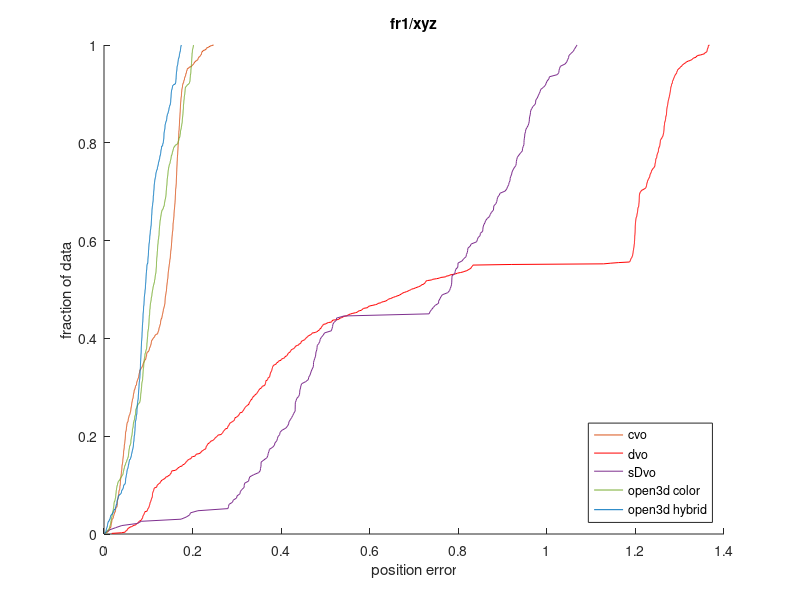

MATLAB code for this plot:
d = 791;

dd = 231;
% read groundtruth
GT_id = fopen('ass_groundtruth_xyz.txt','r'); % xyz
% GT_id = fopen('ass_groundtruth_desk.txt','r'); % desk
% GT_id = fopen('s_dvo_assG_RGB_xyz','r'); % sDvo xyz
% GT_id = fopen('s_dvo_assG_RGB_desk.txt','r'); % sDvo desk
formatSpec = '%f';
sizeA = [8 d];
GT_pose = fscanf(GT_id,formatSpec,sizeA);
GT_pose =GT_pose';
fclose(GT_id);
% read est
Est_id_cvo = fopen('Direct_Quat_xyz_cvo.txt','r'); % xyz
formatSpec = '%f';
Est_pose_cvo = fscanf(Est_id_cvo,formatSpec,sizeA);
Est_pose_cvo = Est_pose_cvo';
fclose(Est_id_cvo);

Est_id_dvo = fopen('Direct_Quat_xyz_dvo.txt','r'); % xyz
Est_pose_dvo = fscanf(Est_id_dvo,formatSpec,sizeA);
Est_pose_dvo = Est_pose_dvo';
fclose(Est_id_dvo);

Est_id_color = fopen('Direct_Quat_xyz_color.txt','r'); % xyz
Est_pose_color = fscanf(Est_id_color,formatSpec,sizeA);
Est_pose_color = Est_pose_color';
fclose(Est_id_color);

Est_id_hybrid = fopen('Direct_Quat_xyz_hybrid.txt','r'); % xyz
Est_pose_hybrid = fscanf(Est_id_hybrid,formatSpec,sizeA);
Est_pose_hybrid = Est_pose_hybrid';
fclose(Est_id_hybrid);

GT_sDvo = fopen('s_dv0_assG_RGB_xyz.txt','r'); % xyz
sizeB = [9 dd];
GT_pose_sDvo = fscanf(GT_sDvo,formatSpec,sizeB);
GT_pose_sDvo =GT_pose_sDvo';
fclose(GT_sDvo);
Est_id_sDvo = fopen('Direct_Quat_xyz_sDvo.txt','r'); % xyz
sizeC = [8 dd];
Est_pose_sDvo = fscanf(Est_id_sDvo,formatSpec,sizeC);
Est_pose_sDvo = Est_pose_sDvo';
fclose(Est_id_sDvo);


ATE_cvo = [];
ATE_dvo = [];
ATE_color = [];
ATE_hybrid = [];
ATE_sDvo = [];

GT = zeros(3,d);
Est_cvo = ones(3,d);
Est_dvo = zeros(3,d);
Est_color = zeros(3,d);
Est_hybrid = zeros(3,d);
Est_sDvo = zeros(3,d);

for i = 1:d
    GT_temp = GT_pose(i,2:4);
    GT(:,i) = GT_temp';
    Est_temp_cvo = Est_pose_cvo(i,2:4);
    Est_cvo(:,i) = Est_temp_cvo';
    ATE_cvo(i) = (GT_temp(1)-Est_temp_cvo(1))^2+(GT_temp(2)-Est_temp_cvo(2))^2+ (GT_temp(3)-Est_temp_cvo(3))^2;
    ATE_cvo(i) = ATE_cvo(i)^0.5;
    
    Est_temp_dvo = Est_pose_dvo(i,2:4);
    Est_dvo(:,i) = Est_temp_dvo';
    ATE_dvo(i) = (GT_temp(1)-Est_temp_dvo(1))^2+(GT_temp(2)-Est_temp_dvo(2))^2+ (GT_temp(3)-Est_temp_dvo(3))^2;
    ATE_dvo(i) = ATE_dvo(i)^0.5;
    
    Est_temp_color = Est_pose_color(i,2:4);
    Est_color(:,i) = Est_temp_color';
    ATE_color(i) = (GT_temp(1)-Est_temp_color(1))^2+(GT_temp(2)-Est_temp_color(2))^2+ (GT_temp(3)-Est_temp_color(3))^2;
    ATE_color(i) = ATE_color(i)^0.5;
    
    Est_temp_hybrid = Est_pose_hybrid(i,2:4);
    Est_hybrid(:,i) = Est_temp_hybrid';
    ATE_hybrid(i) = (GT_temp(1)-Est_temp_hybrid(1))^2+(GT_temp(2)-Est_temp_hybrid(2))^2+ (GT_temp(3)-Est_temp_hybrid(3))^2;
    ATE_hybrid(i) = ATE_hybrid(i)^0.5;
end
for i = 1:dd
    GT_temp_sDvo = GT_pose_sDvo(i,2:4);
    Est_temp_sDvo = Est_pose_sDvo(i,2:4);
    Est_sDvo(:,i) = Est_temp_sDvo';
    ATE_sDvo(i) = (GT_temp_sDvo(1)-Est_temp_sDvo(1))^2+(GT_temp_sDvo(2)-Est_temp_sDvo(2))^2+ (GT_temp_sDvo(3)-Est_temp_sDvo(3))^2;
    ATE_sDvo(i) = ATE_sDvo(i)^0.5;
end

% plot3(GT(1,:),GT(2,:),GT(3,:),'b')
% hold on
% plot3(Est(1,:),Est(2,:),Est(3,:),'m')
% legend({'y = groundtruth','y = est. trajectory'},'Location','southwest')
% hold off
% plot(GT(1,:),GT(2,:),'b')
% hold on
% plot(Est(1,:),Est(2,:),'m')
% legend({'y = groundtruth','y = est. trajectory'},'Location','southwest')
% hold off

figure(1)
hold on
plot(sort(ATE_cvo), [1:d]/(d),'color','#D95319','MarkerSize',10)
plot(sort(ATE_dvo), [1:d]/(d),'color','r','MarkerSize',10)
plot(sort(ATE_sDvo), [1:dd]/(dd),'color','#7E2F8E','MarkerSize',10)
plot(sort(ATE_color), [1:d]/(d),'color','#77AC30','MarkerSize',10)
plot(sort(ATE_hybrid), [1:d]/(d),'color','#0072BD','MarkerSize',10)
hold off
title('fr1/xyz')
xlabel('position error') 
ylabel('fraction of data') 
legend({'cvo','dvo','sDvo','open3d color','open3d hybrid'},'Location','southeast')

